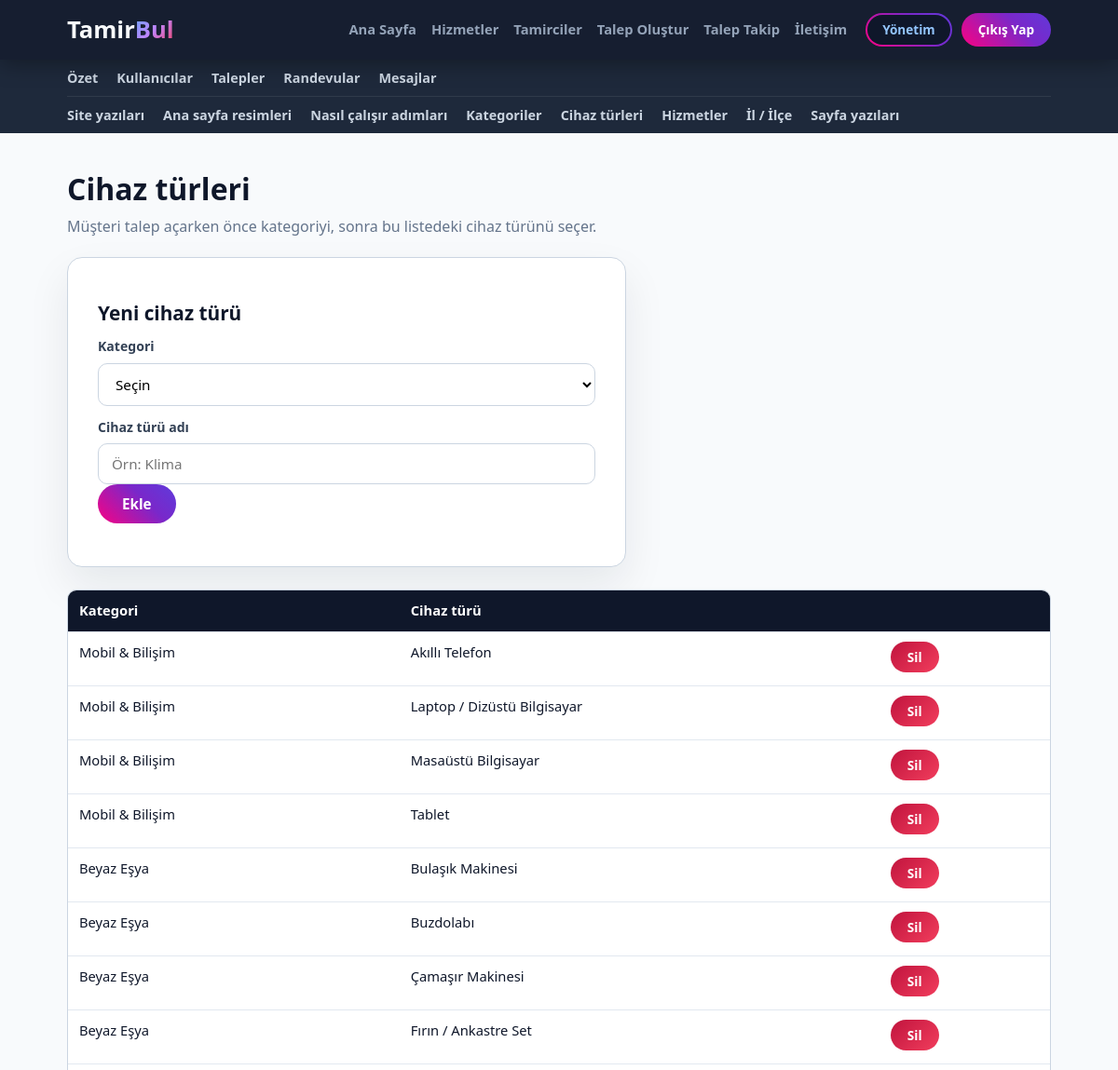
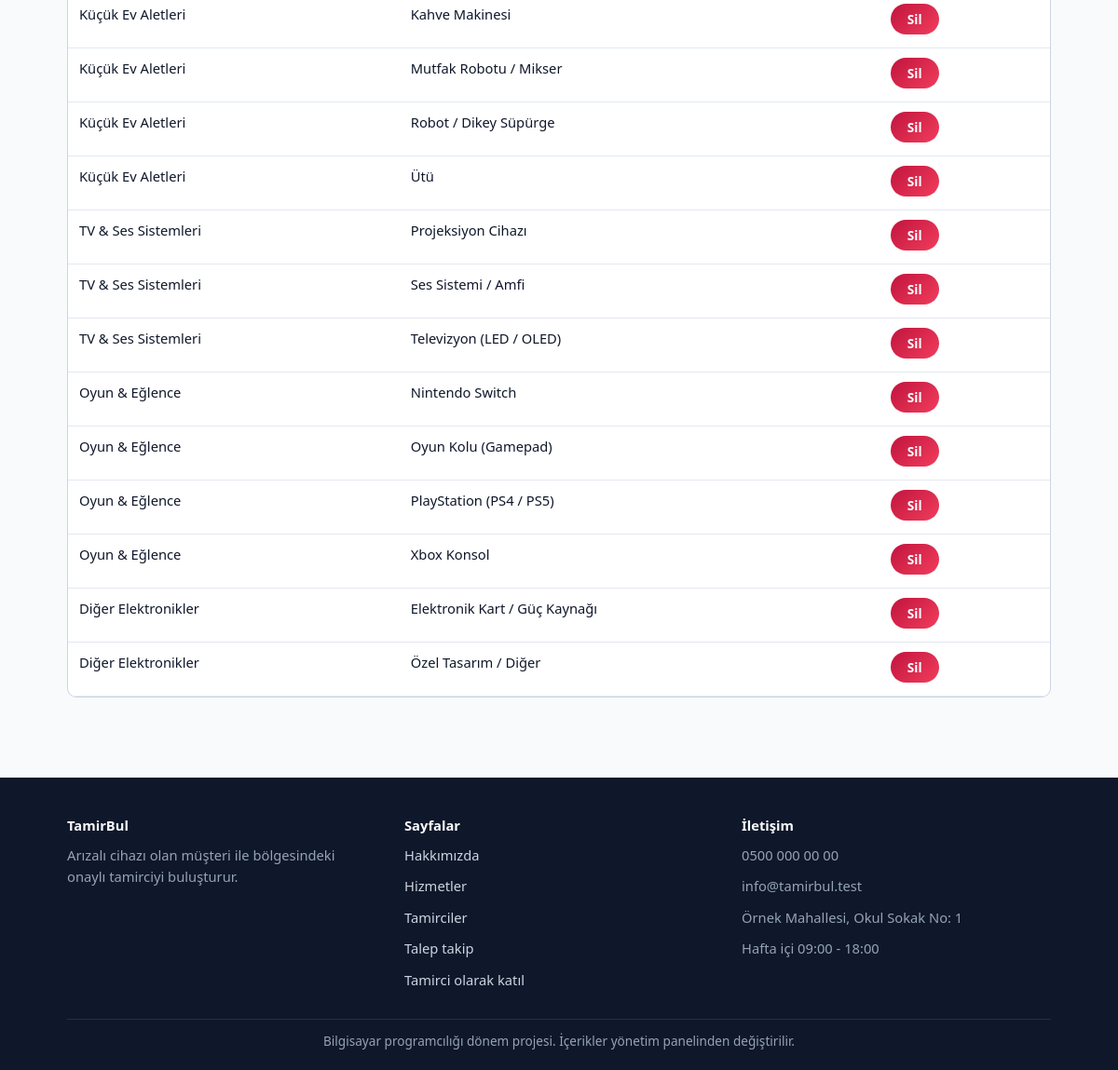
Screenshot of /admin/cihaz-turleri.php (signed in) with the database file from the repository (2 pictures, top to bottom).
### tables this page shows
CREATE TABLE site_ayarlari (
    id INT AUTO_INCREMENT PRIMARY KEY,  
    anahtar VARCHAR(50) NOT NULL UNIQUE,  
    deger TEXT NOT NULL,  
    etiket VARCHAR(100) NOT NULL DEFAULT ''  
);

CREATE TABLE cihaz_turleri (
    id INT AUTO_INCREMENT PRIMARY KEY,  
    kategori_id INT NOT NULL,  
    ad VARCHAR(80) NOT NULL  
);

CREATE TABLE kategoriler (
    id INT AUTO_INCREMENT PRIMARY KEY,  
    ad VARCHAR(80) NOT NULL,  
    aciklama TEXT NOT NULL,  
    resim VARCHAR(255) NOT NULL DEFAULT ''  
);

### ortak/hazirla.php (called while the page is built, shortened)
<?php
if (is_dir("ortak")) {
    $kok = "";
} else {
    $kok = "../";
}
include __DIR__ . "/baglanti.php";
include __DIR__ . "/guvenlik.php";

### ortak/baglanti.php (called while the page is built, shortened)
<?php
$baglanti = mysqli_connect("127.0.0.1", "root", "", "tamirbul");
$veritabani_hazir = ($baglanti != false);
if ($veritabani_hazir) {
    mysqli_set_charset($baglanti, "utf8mb4");
}
function sorgula($sorgu) {
    global $baglanti;
    return mysqli_query($baglanti, $sorgu);
}
function satirlar($sorgu) {
    $liste = array();
    $sonuc = sorgula($sorgu);
    while ($sonuc && $satir = mysqli_fetch_assoc($sonuc)) {
        $liste[] = $satir;
    }
    return $liste;
}
function tek_satir($sorgu) {
    $liste = satirlar($sorgu);
    return $liste[0];
}
function temizle($yazi) {
    global $baglanti;
    return mysqli_real_escape_string($baglanti, $yazi);
}
function ayar_getir($anahtar, $yoksa_bu) {
    $satir = tek_satir("SELECT deger FROM site_ayarlari WHERE anahtar = '" . temizle($anahtar) . "'");
    return $satir["deger"];
}

### ortak/guvenlik.php (called while the page is built, shortened)
<?php
function giris_yapildi_mi() {
    return isset($_SESSION["kullanici_id"]);
}
function temiz_yaz($metin) {
    return htmlspecialchars($metin, ENT_QUOTES, "UTF-8");
}

### admin/cihaz-turleri.php (the view, shortened to what this page needs)
<?php
include "../ortak/hazirla.php";
$turler = satirlar("SELECT cihaz_turleri.*, kategoriler.ad AS kategori_adi FROM cihaz_turleri INNER JOIN kategoriler ON kategoriler.id = cihaz_turleri.kategori_id ORDER BY kategoriler.id, cihaz_turleri.ad");
include "../ortak/baslik.php";
include "menu.php";
?>
<section class="sayfa">
    <div class="kapsayici">
        <h1>Cihaz türleri</h1>
        <p class="giris-metni">Müşteri talep açarken önce kategoriyi, sonra bu listedeki cihaz türünü seçer.</p>
        <?php include "../ortak/mesajlar.php"; ?>
        <form class="form-kutu" method="post" action="cihaz-turleri.php">
            <h2>Yeni cihaz türü</h2>
            <label for="kategori_id">Kategori</label>
            <select id="kategori_id" name="kategori_id">
                <option value="">Seçin</option>
            </select>
            <label for="ad">Cihaz türü adı</label>
            <input id="ad" name="ad" type="text" placeholder="Örn: Klima">
            <p><button class="btn btn-primary" type="submit">Ekle</button></p>
        </form>
        <div class="tablo-kutu">
            <table>
                <tr><th>Kategori</th><th>Cihaz türü</th><th></th></tr>
                <?php foreach ($turler as $tur) { ?>
                    <tr>
                        <td><?php echo temiz_yaz($tur["kategori_adi"]); ?></td>
                        <td><?php echo temiz_yaz($tur["ad"]); ?></td>
                        <td>
                            <form method="post" action="cihaz-turleri.php" onsubmit="return confirm('Bu cihaz türü silinsin mi?');">
                                <button class="btn btn-sm btn-danger" type="submit">Sil</button>
                            </form>
                        </td>
                    </tr>
                <?php } ?>
            </table>
        </div>
    </div>
</section>
<?php
include "../ortak/altlik.php";
?>

### ortak/baslik.php (shortened to what this page needs)
<?php
$site_adi = ayar_getir("site_adi", "TamirBul");
$logo_on = mb_substr($site_adi, 0, 5, "UTF-8");
$logo_arka = mb_substr($site_adi, 5, null, "UTF-8");
$acik_dosya = basename($_SERVER["PHP_SELF"]);
$menu_linkleri = array(
    "index.php" => "Ana Sayfa",
    "hizmetler.php" => "Hizmetler",
    "tamirciler.php" => "Tamirciler",
    "talep-olustur.php" => "Talep Oluştur",
    "talep-takip.php" => "Talep Takip",
    "iletisim.php" => "İletişim"
);
$panel_adresi = "musteri/panel.php";
$panel_yazisi = "Hesabım";
if (isset($_SESSION["rol"]) && $_SESSION["rol"] == "admin") {
    $panel_adresi = "admin/panel.php";
    $panel_yazisi = "Yönetim";
}
?>
<!DOCTYPE html>
<html lang="tr">
<head>
    <link rel="stylesheet" href="<?php echo $kok; ?>css/stil.css">
</head>
<body>
    <header class="navbar">
        <div class="container navbar-container">
            <a class="logo" href="<?php echo $kok; ?>index.php">
                <h1><?php echo temiz_yaz($logo_on); ?><span><?php echo temiz_yaz($logo_arka); ?></span></h1>
            </a>
            <div id="menu" class="menu">
                <nav class="nav-menu">
                    <ul>
                        <?php foreach ($menu_linkleri as $dosya => $yazi) { ?>
                            <li><a href="<?php echo $kok . $dosya; ?>" <?php if ($acik_dosya == $dosya && $kok == "") { echo 'class="active"'; } ?>><?php echo $yazi; ?></a></li>
                        <?php } ?>
                    </ul>
                </nav>
                <?php if (giris_yapildi_mi()) { ?>
                    <div class="user-profile-menu">
                        <a class="btn btn-sm btn-outline" href="<?php echo $kok . $panel_adresi; ?>"><?php echo $panel_yazisi; ?></a>
                        <a class="btn btn-sm btn-secondary" href="<?php echo $kok; ?>cikis.php">Çıkış Yap</a>
                    </div>
                <?php } ?>
            </div>
        </div>
    </header>
    <main>

### ortak/altlik.php (shortened to what this page needs)
<?php
$alt_site_adi = ayar_getir("site_adi", "TamirBul");
$alt_aciklama = ayar_getir("altlik_aciklama", "");
$alt_telefon = ayar_getir("telefon", "");
$alt_eposta = ayar_getir("eposta", "");
$alt_adres = ayar_getir("adres", "");
$alt_saat = ayar_getir("calisma_saatleri", "");
$alt_not = ayar_getir("altlik_not", "");
?>
    </main>
    <footer class="footer">
        <div class="container footer-container">
            <div>
                <strong><?php echo temiz_yaz($alt_site_adi); ?></strong>
                <p><?php echo temiz_yaz($alt_aciklama); ?></p>
            </div>
            <div>
                <strong>Sayfalar</strong>
                <p><a href="<?php echo $kok; ?>hakkimizda.php">Hakkımızda</a></p>
                <p><a href="<?php echo $kok; ?>hizmetler.php">Hizmetler</a></p>
                <p><a href="<?php echo $kok; ?>tamirciler.php">Tamirciler</a></p>
                <p><a href="<?php echo $kok; ?>talep-takip.php">Talep takip</a></p>
                <p><a href="<?php echo $kok; ?>tamirci-kayit.php">Tamirci olarak katıl</a></p>
            </div>
            <div>
                <strong>İletişim</strong>
                <p><?php echo temiz_yaz($alt_telefon); ?></p>
                <p><?php echo temiz_yaz($alt_eposta); ?></p>
                <p><?php echo temiz_yaz($alt_adres); ?></p>
                <p><?php echo temiz_yaz($alt_saat); ?></p>
            </div>
        </div>
        <div class="container alt-not">
            <p><?php echo temiz_yaz($alt_not); ?></p>
        </div>
    </footer>
</body>
</html>

### css/stil.css (style rules this page uses)
:root { --primary: #2563eb; --primary-dark: #1d4ed8; --secondary: #10b981; --background: #f8fafc; --text: #0f172a; --text-light: #64748b; --border: #cbd5e1; --navy: #0f172a; --radius-lg: 16px; --radius-sm: 10px; }
* { margin: 0; padding: 0; box-sizing: border-box; }
body { font-family: "Segoe UI", Tahoma, Arial, sans-serif; background: var(--background); color: var(--text); line-height: 1.6; min-height: 100vh; display: flex; flex-direction: column; }
main { flex: 1; }
h1, h2, h3, h4, h5 { line-height: 1.25; }
a { color: var(--primary); }
p { margin-bottom: 10px; }
.container, .kapsayici { width: 88%; max-width: 1200px; margin: 0 auto; }
.btn { display: inline-flex; justify-content: center; align-items: center; position: relative; overflow: hidden; padding: 11px 26px; border: none; border-radius: 40px; text-decoration: none; font-weight: 700; font-size: 0.95rem; font-family: inherit; cursor: pointer; color: #ffffff; z-index: 1; transition: transform 0.3s, box-shadow 0.3s; white-space: nowrap; }
.btn::before { content: ""; position: absolute; top: -2px; left: -2px; right: -2px; bottom: -2px; background: linear-gradient(45deg, #ff007f, #7928ca, #4f46e5, #3b82f6, #00ff87, #ff007f); background-size: 400%; z-index: -1; animation: renkKaydir 6s linear infinite; }
.btn-outline { color: #93c5fd; }
.btn-outline::after { content: ""; position: absolute; top: 2px; left: 2px; right: 2px; bottom: 2px; background: #0f172a; border-radius: 40px; z-index: -1; }
.btn-sm { padding: 7px 18px; font-size: 0.85rem; }
.btn-danger::before { background: linear-gradient(135deg, #be123c, #f43f5e); }
.navbar { background: rgba(15, 23, 42, 0.97); box-shadow: 0 4px 25px rgba(0, 0, 0, 0.35); position: sticky; top: 0; z-index: 1000; }
.navbar-container { display: flex; align-items: center; gap: 20px; padding: 14px 0; }
.logo { text-decoration: none; flex-shrink: 0; }
.logo h1 { font-size: 1.6rem; font-weight: 900; color: #f8fafc; }
.logo span { background: linear-gradient(135deg, #60a5fa, #c084fc, #f43f5e); -webkit-background-clip: text; background-clip: text; -webkit-text-fill-color: transparent; }
.menu { display: flex; align-items: center; flex: 1; gap: 20px; }
.nav-menu { margin-left: auto; }
.nav-menu ul { display: flex; list-style: none; gap: 16px; }
.nav-menu a { color: #94a3b8; text-decoration: none; font-weight: 600; font-size: 0.92rem; }
.auth-buttons, .user-profile-menu { display: flex; align-items: center; gap: 10px; }
.auth-card, .request-card, .form-kutu, .bilgi-kutu, .sohbet-karti { width: 100%; max-width: 600px; background: #ffffff; border: 1px solid var(--border); border-radius: var(--radius-lg); box-shadow: 0 20px 45px rgba(15, 23, 42, 0.08); padding: 36px 32px; margin-bottom: 24px; }
label { display: block; font-size: 0.88rem; font-weight: 600; color: #334155; margin-bottom: 6px; }
.form-kutu label { margin-top: 12px; }
input[type="text"], input[type="email"], input[type="tel"], input[type="password"], input[type="number"], input[type="date"], input[type="time"], input[type="file"], select, textarea { display: block; width: 100%; padding: 11px 14px; border: 1.5px solid var(--border); border-radius: var(--radius-sm); font-size: 0.95rem; font-family: inherit; background: #ffffff; }
.dashboard-section, .sayfa { padding: 40px 0 60px 0; }
.dashboard-header h2, .sayfa h1 { font-size: 2rem; margin-bottom: 8px; }
.dashboard-header p, .giris-metni { color: var(--text-light); margin-bottom: 20px; }
.sayfa h2 { font-size: 1.3rem; margin: 10px 0 12px 0; }
.tablo-kutu { overflow-x: auto; background: #ffffff; border: 1px solid var(--border); border-radius: var(--radius-sm); margin-bottom: 26px; }
table { width: 100%; border-collapse: collapse; }
th, td { text-align: left; padding: 10px 12px; border-bottom: 1px solid #e2e8f0; vertical-align: top; font-size: 0.92rem; }
th { background: var(--navy); color: #ffffff; }
td form { display: inline-block; margin: 0 4px 4px 0; }
.footer { background: var(--navy); color: #94a3b8; padding: 40px 0 10px 0; font-size: 0.92rem; }
.footer a { color: #cbd5e1; text-decoration: none; }
.footer strong { color: #f8fafc; display: block; margin-bottom: 8px; }
.footer-container { display: flex; gap: 30px; }
.footer-container > div { flex: 1; }
.alt-not { border-top: 1px solid rgba(255, 255, 255, 0.1); margin-top: 20px; padding-top: 12px; text-align: center; font-size: 0.85rem; }

### rows the page displays
site_ayarlari: deger "Tamir", deger "Bul", deger "TamirBul"
cihaz_turleri: kategoriler.ad "Mobil & Bilişim", ad "Akıllı Telefon"
cihaz_turleri: kategoriler.ad "Mobil & Bilişim", ad "Laptop / Dizüstü Bilgisayar"
cihaz_turleri: kategoriler.ad "Mobil & Bilişim", ad "Masaüstü Bilgisayar"
cihaz_turleri: kategoriler.ad "Mobil & Bilişim", ad "Tablet"
cihaz_turleri: kategoriler.ad "Beyaz Eşya", ad "Bulaşık Makinesi"
cihaz_turleri: kategoriler.ad "Beyaz Eşya", ad "Buzdolabı"
cihaz_turleri: kategoriler.ad "Beyaz Eşya", ad "Çamaşır Makinesi"
cihaz_turleri: kategoriler.ad "Beyaz Eşya", ad "Fırın / Ankastre Set"
cihaz_turleri: kategoriler.ad "Küçük Ev Aletleri", ad "Kahve Makinesi"
cihaz_turleri: kategoriler.ad "Küçük Ev Aletleri", ad "Mutfak Robotu / Mikser"
cihaz_turleri: kategoriler.ad "Küçük Ev Aletleri", ad "Robot / Dikey Süpürge"
cihaz_turleri: kategoriler.ad "Küçük Ev Aletleri", ad "Ütü"
cihaz_turleri: kategoriler.ad "TV & Ses Sistemleri", ad "Projeksiyon Cihazı"
cihaz_turleri: kategoriler.ad "TV & Ses Sistemleri", ad "Ses Sistemi / Amfi"
cihaz_turleri: kategoriler.ad "TV & Ses Sistemleri", ad "Televizyon (LED / OLED)"
cihaz_turleri: kategoriler.ad "Oyun & Eğlence", ad "Nintendo Switch"
cihaz_turleri: kategoriler.ad "Oyun & Eğlence", ad "Oyun Kolu (Gamepad)"
cihaz_turleri: kategoriler.ad "Oyun & Eğlence", ad "PlayStation (PS4 / PS5)"
cihaz_turleri: kategoriler.ad "Oyun & Eğlence", ad "Xbox Konsol"
cihaz_turleri: kategoriler.ad "Diğer Elektronikler", ad "Elektronik Kart / Güç Kaynağı"
cihaz_turleri: kategoriler.ad "Diğer Elektronikler", ad "Özel Tasarım / Diğer"
site_ayarlari: deger "Arızalı cihazı olan müşteri ile bölgesindeki onaylı tamirciyi buluşturur."
site_ayarlari: deger "0500 000 00 00"
site_ayarlari: deger "info@tamirbul.test"
site_ayarlari: deger "Örnek Mahallesi, Okul Sokak No: 1"
site_ayarlari: deger "Hafta içi 09:00 - 18:00"
site_ayarlari: deger "Bilgisayar programcılığı dönem projesi. İçerikler yönetim panelinden değiştirilir."

### other values shown
$yazi "Ana Sayfa"
$yazi "Hizmetler"
$yazi "Tamirciler"
$yazi "Talep Oluştur"
$yazi "Talep Takip"
$yazi "İletişim"
$panel_yazisi "Yönetim"
